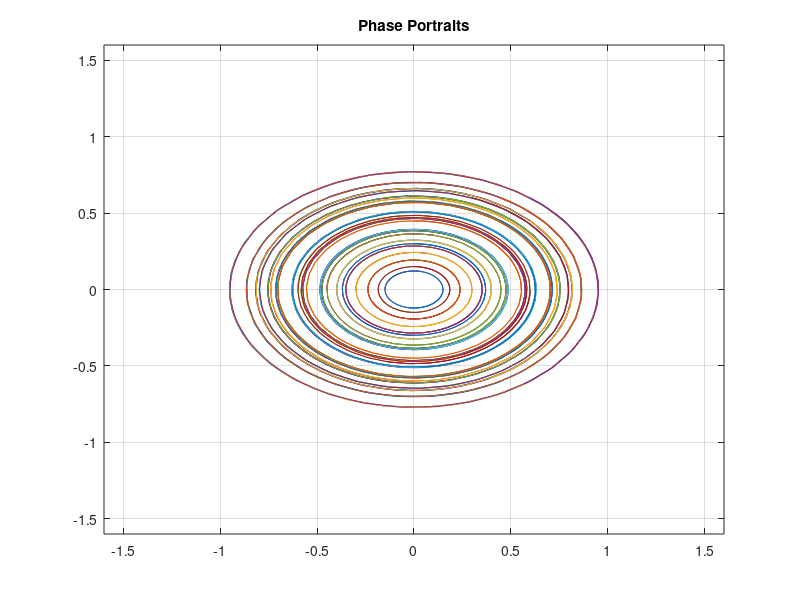

Write MATLAB code to recreate this figure.
clear all
close all
clc

g = 9.81;                           
W = 7.26*10^-5;                     
Re = 6*10^6;                        
alpha = 0;                          
l = 15;                             

w0 = sqrt(g/l);
w = sqrt( w0^2 + W^2*Re/l*cos(alpha)^2 );

odefcn  = @(t, y) [y(2);       
                   -w^2*y(1)];  
tspan   = [0, 10];
x0      = -0.6:0.15:0.6;
y0      = x0;

for i = 1:numel(x0)
    for j = 1:numel(y0)
        [t, y]  = ode45(odefcn, tspan, [x0(i); y0(j)]);
        plot(y(:,1), y(:,2)), hold on
    end
end
grid on
axis([-1.6 1.6 -1.6 1.6])
title('Phase Portraits')